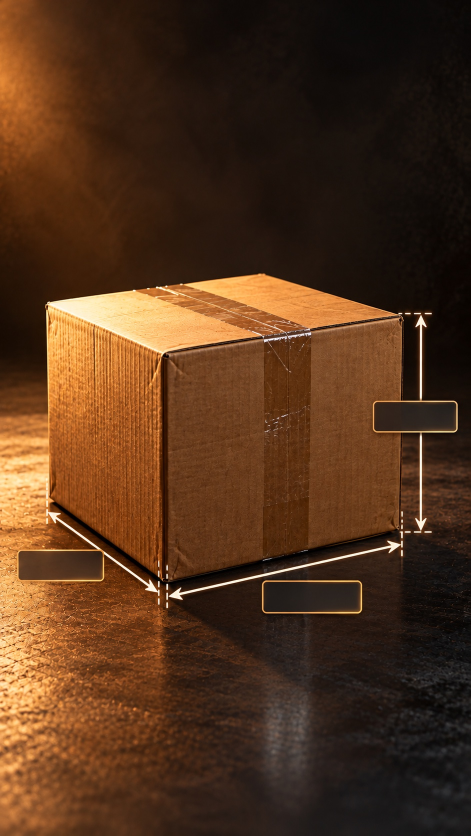
#> input picture caja-medidas-remotion/scripts/referencia.jpg, 941 x 1671 px (shown at 1/2 size)
$ python clean_plate.py referencia.jpg referencia.jpg
#> lines starting #> are read from the running program, lines starting #| are printed output that depends on the picture; after the words box and inside, x2 and y2 are one past the last pixel; in counts of white or black regions, pixels touching at a corner belong together
"""Remove the baked-in measurement graphics from the approved photo.

The reference already carries arrows, dashed extension ticks and three empty
label boxes. They are rebuilt as editable animated layers in Remotion, so the
photo plate must be clean. Only pixels inside the overlay zones are touched
(thin bands around each known graphic + the label boxes); the box itself is
never altered except where a 3 px dashed tick crossed its edge.

Inpainting (Telea) fills the gaps, then the fine texture of the floor/wall is
restored by borrowing the high-frequency detail of a neighbouring patch, so
the repaired areas keep the photo's grain instead of looking smeared.

Usage: python clean_plate.py <referencia.jpg> <public_dir>
"""
import os, sys
import cv2
import numpy as np

SRC, OUT = sys.argv[1], sys.argv[2]
im = cv2.imread(SRC)
#> im is the input picture: shape (1671, 941, 3); mean B, G, R 27.9, 51.3, 82.8
H, W = im.shape[:2]
#> H = 1671; W = 941

# ---- Overlay zones (source pixels) --------------------------------------
zone = np.zeros((H, W), np.uint8)
lines = [
    ((842, 618), (842, 1072), 34),   # height arrow (wide: removes its halo too)
    ((809, 627), (870, 627), 20),    # top extension dashes (stop short of the box corner)
    ((809, 1063), (870, 1063), 20),  # bottom extension dashes
    ((336, 1193), (806, 1086), 24),  # width arrow
    ((92, 1020), (322, 1188), 24),   # depth arrow
    ((95, 948), (95, 1050), 12),     # left tick
    ((317, 1116), (317, 1218), 10),  # front ticks
    ((333, 1126), (333, 1220), 10),
    ((803, 1018), (803, 1114), 12),  # right tick
]
for a, b, w in lines:
    cv2.line(zone, a, b, 255, w)
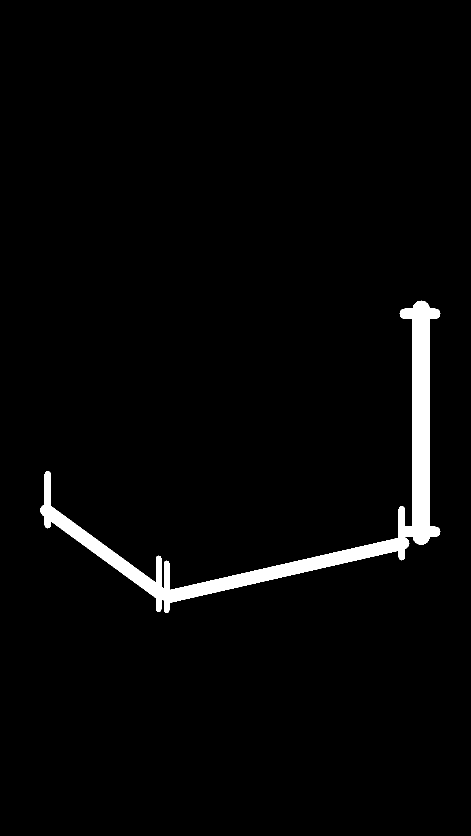
#> zone: shape (1671, 941) (shown at 1/2 size); 2.7% white; 1 white region, box (x1, y1, x2, y2) and area: (80, 601, 881, 1226) 42203
labels = [(745, 802, 915, 864), (35, 1100, 208, 1162), (524, 1162, 723, 1226)]
label_mask = np.zeros((H, W), np.uint8)
for x0, y0, x1, y1 in labels:
    cv2.rectangle(label_mask, (x0 - 9, y0 - 9), (x1 + 9, y1 + 9), 255, -1)
#> label_mask: shape (1671, 941); 3.1% white; 3 white regions, box (x1, y1, x2, y2) and area: (515, 1153, 733, 1236) 18094, (26, 1091, 218, 1172) 15552, (736, 793, 925, 874) 15309

# Inside the line zones keep only what is actually painted (bright, warm
# white) plus its soft halo; label boxes are replaced entirely.
b, g, r = [im[..., i].astype(np.int32) for i in range(3)]
painted = ((np.minimum(np.minimum(r, g), b) > 120) & ((r - b) < 95)).astype(np.uint8) * 255
#> painted: shape (1671, 941); 1.1% white; 236 white regions (178 under 20 px), largest, box (x1, y1, x2, y2) and area: (91, 586, 337, 712) 6847, (338, 1081, 805, 1200) 2618, (830, 869, 853, 1061) 1060
painted = cv2.bitwise_and(painted, zone)
#> painted: shape (1671, 941); 0.44% white; 34 white regions (3 under 20 px), largest, box (x1, y1, x2, y2) and area: (338, 1081, 805, 1200) 2618, (830, 869, 853, 1061) 1060, (831, 631, 853, 800) 823
painted = cv2.dilate(painted, cv2.getStructuringElement(cv2.MORPH_ELLIPSE, (7, 7)))
#> painted: shape (1671, 941); 1.1% white; 11 white regions, largest, box (x1, y1, x2, y2) and area: (330, 1020, 824, 1219) 6884, (822, 860, 866, 1069) 2952, (86, 953, 204, 1102) 2388
# Over the smooth dark wall the arrow's warm halo extends past the white
# core, so the whole band is replaced there.
wall = np.zeros((H, W), np.uint8)
for a, b_, w in lines[:3]:
    cv2.line(wall, a, b_, 255, w)
#> wall: shape (1671, 941); 1.2% white; 1 white region, box (x1, y1, x2, y2) and area: (799, 601, 881, 1090) 18521
mask = cv2.bitwise_or(cv2.bitwise_or(painted, label_mask), wall)
#> mask: shape (1671, 941); 4.8% white; 6 white regions, box (x1, y1, x2, y2) and area: (330, 601, 925, 1236) 55688, (26, 953, 322, 1212) 19676, (313, 1138, 322, 1157) 142, (313, 1119, 322, 1137) 131, (330, 1127, 339, 1144) 127, (330, 1145, 339, 1161) 121

# ---- 1. Inpaint everything that is a graphic -----------------------------
src = im.astype(np.float32)
base = cv2.inpaint(im, mask, 9, cv2.INPAINT_TELEA).astype(np.float32)
low = lambda x, s: cv2.GaussianBlur(x, (0, 0), s)
detail = base - low(base, 2.5)
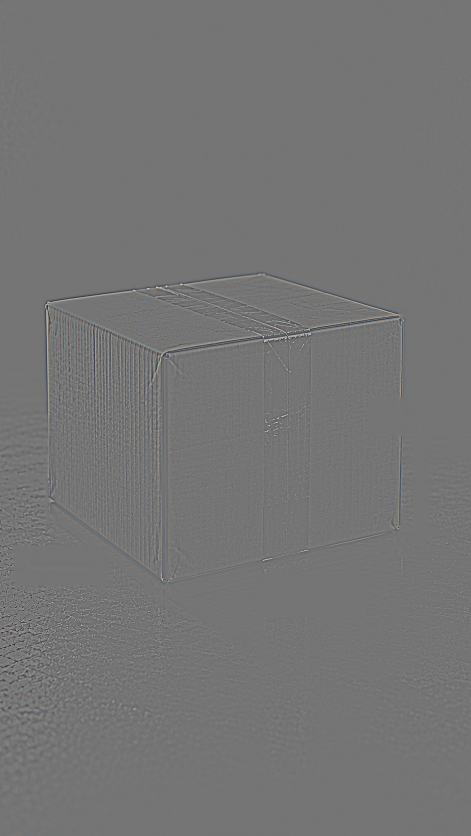
#> detail: shape (1671, 941, 3) float32 (shown at 1/2 size); mean B, G, R 0, 0, 0; drawn with min black and max white
out = base.copy()
masked = mask > 0

# ---- 2. Thin lines: restore grain from clean texture 30 px away ---------
# Sources must be clean floor/wall: never another graphic, never the box.
box_poly = np.array([[93, 603], [520, 545], [808, 626], [808, 1060], [330, 1163], [93, 1008]], np.int32)
box = np.zeros(masked.shape, np.uint8)
cv2.fillPoly(box, [box_poly], 255)
#> box: shape (1671, 941); 23.9% white; 1 white region, box (x1, y1, x2, y2) and area: (93, 545, 809, 1164) 375979
box = cv2.dilate(box, np.ones((9, 9))) > 0
line_mask = cv2.bitwise_or(painted, wall) > 0
#> line_mask: shape (1671, 941) bool; 1.9% white; 7 white regions, largest, box (x1, y1, x2, y2) and area: (330, 601, 881, 1219) 25218, (86, 953, 204, 1102) 2388, (204, 1100, 322, 1212) 2043
done = np.zeros(masked.shape, bool)
for dx, dy in [(30, 0), (0, 30), (0, -30), (-30, 0), (0, 55), (0, -55)]:
    src_ok = ~np.roll(np.roll(masked | box, dy, 0), dx, 1)
    ok = line_mask & src_ok & ~done
    out[ok] += np.roll(np.roll(detail, dy, 0), dx, 1)[ok]
    done |= ok
#> this loop made 6 passes
#> pass 1, `src_ok = ~np.roll(np.roll(masked | box, dy, 0), dx, 1)`:
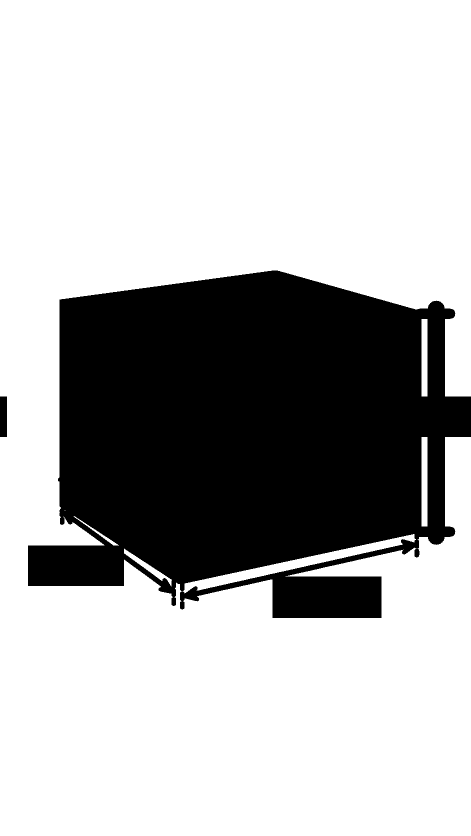
#> src_ok: shape (1671, 941) bool (shown at 1/2 size); 71.1% white; 2 black regions, box (x1, y1, x2, y2) and area: (56, 541, 941, 1236) 453282, (0, 793, 14, 874) 1134
#> after the loop: done: shape (1671, 941) bool; 1.6% white; 21 white regions (15 under 20 px), largest, box (x1, y1, x2, y2) and area: (330, 874, 881, 1219) 13766, (796, 601, 881, 793) 6829, (86, 953, 196, 1091) 2234, (205, 1107, 322, 1212) 1913, (313, 1141, 322, 1157) 115, (330, 1150, 339, 1160) 47

# ---- 3. Label boxes: real texture from a clean patch above/below --------
# Vertical shifts keep the box's right edge continuous where the ALTO label
# covered it; the patch is re-lit to the inpainted light falloff.
shifts = [-80, 80, 78]
for (x0, y0, x1, y1), dy in zip(labels, shifts):
    x0, y0, x1, y1 = x0 - 14, y0 - 14, x1 + 14, y1 + 14
    patch = base[y0 + dy:y1 + dy, x0:x1]
    patch = patch - low(patch, 10) + low(base[y0:y1, x0:x1], 10)
    region = (mask[y0:y1, x0:x1] > 0).astype(np.float32)
    feather = np.clip(cv2.GaussianBlur(cv2.dilate(region, np.ones((9, 9))), (0, 0), 3), 0, 1)[..., None]
    out[y0:y1, x0:x1] = out[y0:y1, x0:x1] * (1 - feather) + patch * feather
#> this loop made 3 passes
#> pass 1, `feather = np.clip(cv2.GaussianBlur(cv2.dilate(region, np.ones((9, 9)))..`:
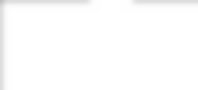
#> feather: shape (90, 198, 1) float32; min 0.752, max 1, mean 0.992
#> after the loop:
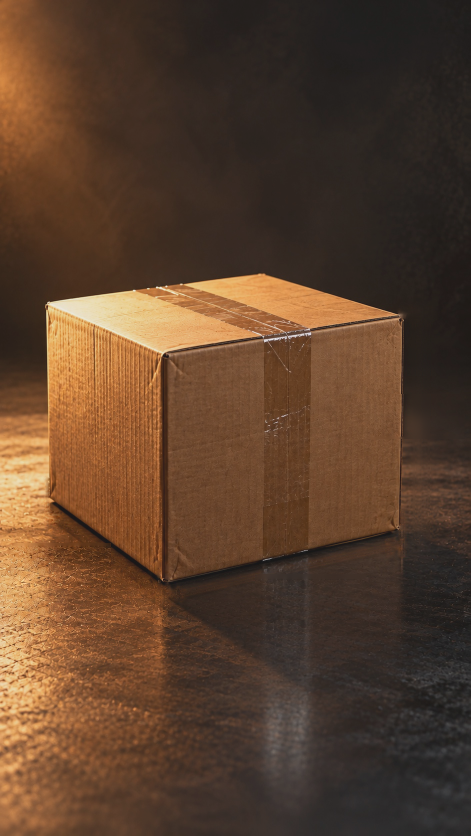
#> out: shape (1671, 941, 3) float32 (shown at 1/2 size); mean B, G, R 26.8, 50.2, 82; drawn with min black and max white
#> after the loop:
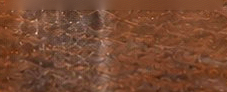
#> patch: shape (92, 227, 3) float32; mean B, G, R 20.6, 28.6, 44.1; drawn with min black and max white
#> after the loop:
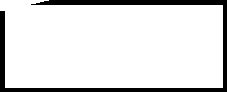
#> region: shape (92, 227) float32; values 0 (black) and 1 (white), 87.7% white; 1 black region, box (x1, y1, x2, y2) and area: (0, 0, 227, 92) 2560

soft = np.clip(cv2.GaussianBlur(cv2.dilate(mask, np.ones((3, 3))).astype(np.float32) / 255, (0, 0), 1.0), 0, 1)[..., None]
out = src * (1 - soft) + out * soft
cv2.imwrite(os.path.join(OUT, "_mask.png"), mask)
clean = np.clip(out, 0, 255).astype(np.uint8)
cv2.imwrite(os.path.join(OUT, "_clean_src.png"), clean)

# ---- Upscale to the 2160x3840 delivery frame ----------------------------
big = cv2.resize(clean, (2160, int(round(H * 2160 / W))), interpolation=cv2.INTER_LANCZOS4)
blur = cv2.GaussianBlur(big, (0, 0), 1.6)
big = cv2.addWeighted(big, 1.35, blur, -0.35, 0)  # gentle unsharp after upscale
big = cv2.resize(big, (2160, 3840), interpolation=cv2.INTER_AREA) if big.shape[0] != 3840 else big
#> big: shape (3840, 2160, 3)
cv2.imwrite(os.path.join(OUT, "placa.jpg"), big, [cv2.IMWRITE_JPEG_QUALITY, 94])
print("plate", big.shape, "masked px", int((mask > 0).sum()))
#| plate (3840, 2160, 3) masked px 75885
